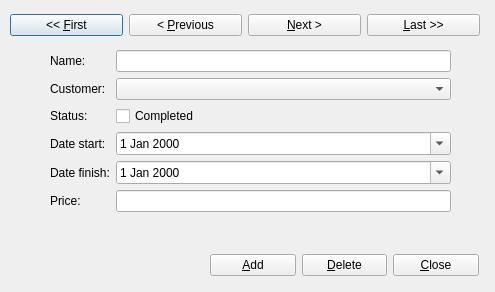
<?xml version="1.0" encoding="UTF-8"?>
<ui version="4.0">
 <class>WorkDialog</class>
 <widget class="QDialog" name="WorkDialog">
  <property name="windowModality">
   <enum>Qt::NonModal</enum>
  </property>
  <property name="geometry">
   <rect>
    <x>0</x>
    <y>0</y>
    <width>495</width>
    <height>292</height>
   </rect>
  </property>
  <property name="windowTitle">
   <string>Edit Works</string>
  </property>
  <property name="windowIcon">
   <iconset resource="../halturka.qrc">
    <normaloff>:/images/work.png</normaloff>:/images/work.png</iconset>
  </property>
  <property name="sizeGripEnabled">
   <bool>false</bool>
  </property>
  <property name="modal">
   <bool>false</bool>
  </property>
  <widget class="QWidget" name="horizontalLayoutWidget">
   <property name="geometry">
    <rect>
     <x>10</x>
     <y>10</y>
     <width>470</width>
     <height>31</height>
    </rect>
   </property>
   <layout class="QHBoxLayout" name="horizontalLayout">
    <item>
     <widget class="QPushButton" name="firstButton">
      <property name="text">
       <string>&lt;&lt; &amp;First</string>
      </property>
     </widget>
    </item>
    <item>
     <widget class="QPushButton" name="previousButton">
      <property name="text">
       <string>&lt; &amp;Previous</string>
      </property>
     </widget>
    </item>
    <item>
     <widget class="QPushButton" name="nextButton">
      <property name="text">
       <string>&amp;Next &gt;</string>
      </property>
     </widget>
    </item>
    <item>
     <widget class="QPushButton" name="lastButton">
      <property name="text">
       <string>&amp;Last &gt;&gt;</string>
      </property>
     </widget>
    </item>
   </layout>
  </widget>
  <widget class="QWidget" name="formLayoutWidget_2">
   <property name="geometry">
    <rect>
     <x>50</x>
     <y>50</y>
     <width>401</width>
     <height>191</height>
    </rect>
   </property>
   <layout class="QFormLayout" name="formLayout_2">
    <property name="fieldGrowthPolicy">
     <enum>QFormLayout::AllNonFixedFieldsGrow</enum>
    </property>
    <item row="0" column="0">
     <widget class="QLabel" name="nameLabel">
      <property name="text">
       <string>Name:</string>
      </property>
     </widget>
    </item>
    <item row="0" column="1">
     <widget class="QLineEdit" name="nameEdit"/>
    </item>
    <item row="2" column="0">
     <widget class="QLabel" name="statusLabel">
      <property name="text">
       <string>Status:</string>
      </property>
     </widget>
    </item>
    <item row="2" column="1">
     <widget class="QCheckBox" name="statusCheckBox">
      <property name="text">
       <string>Completed</string>
      </property>
     </widget>
    </item>
    <item row="3" column="0">
     <widget class="QLabel" name="dateStartLabel">
      <property name="text">
       <string>Date start:</string>
      </property>
     </widget>
    </item>
    <item row="3" column="1">
     <widget class="QDateEdit" name="dateStartEdit">
      <property name="calendarPopup">
       <bool>true</bool>
      </property>
     </widget>
    </item>
    <item row="4" column="0">
     <widget class="QLabel" name="dateFinishLabel">
      <property name="text">
       <string>Date finish:</string>
      </property>
     </widget>
    </item>
    <item row="4" column="1">
     <widget class="QDateEdit" name="dateFinishEdit">
      <property name="calendarPopup">
       <bool>true</bool>
      </property>
     </widget>
    </item>
    <item row="5" column="0">
     <widget class="QLabel" name="priceLabel">
      <property name="text">
       <string>Price:</string>
      </property>
     </widget>
    </item>
    <item row="5" column="1">
     <widget class="QLineEdit" name="priceEdit"/>
    </item>
    <item row="1" column="0">
     <widget class="QLabel" name="customerLabel">
      <property name="text">
       <string>Customer:</string>
      </property>
     </widget>
    </item>
    <item row="1" column="1">
     <widget class="QComboBox" name="customerComboBox"/>
    </item>
   </layout>
  </widget>
  <widget class="QWidget" name="horizontalLayoutWidget_2">
   <property name="geometry">
    <rect>
     <x>210</x>
     <y>250</y>
     <width>269</width>
     <height>31</height>
    </rect>
   </property>
   <layout class="QHBoxLayout" name="horizontalLayout_2">
    <item>
     <widget class="QPushButton" name="addButton">
      <property name="text">
       <string>&amp;Add</string>
      </property>
     </widget>
    </item>
    <item>
     <widget class="QPushButton" name="deleteButton">
      <property name="text">
       <string>&amp;Delete</string>
      </property>
     </widget>
    </item>
    <item>
     <widget class="QPushButton" name="closeButton">
      <property name="text">
       <string>&amp;Close</string>
      </property>
     </widget>
    </item>
   </layout>
  </widget>
  <zorder>horizontalLayoutWidget</zorder>
  <zorder>formLayoutWidget_2</zorder>
  <zorder>horizontalLayoutWidget_2</zorder>
  <zorder>customerComboBox</zorder>
  <zorder>customerLabel</zorder>
  <zorder>priceLabel</zorder>
  <zorder>priceEdit</zorder>
 </widget>
 <resources>
  <include location="../halturka.qrc"/>
 </resources>
 <connections/>
</ui>
